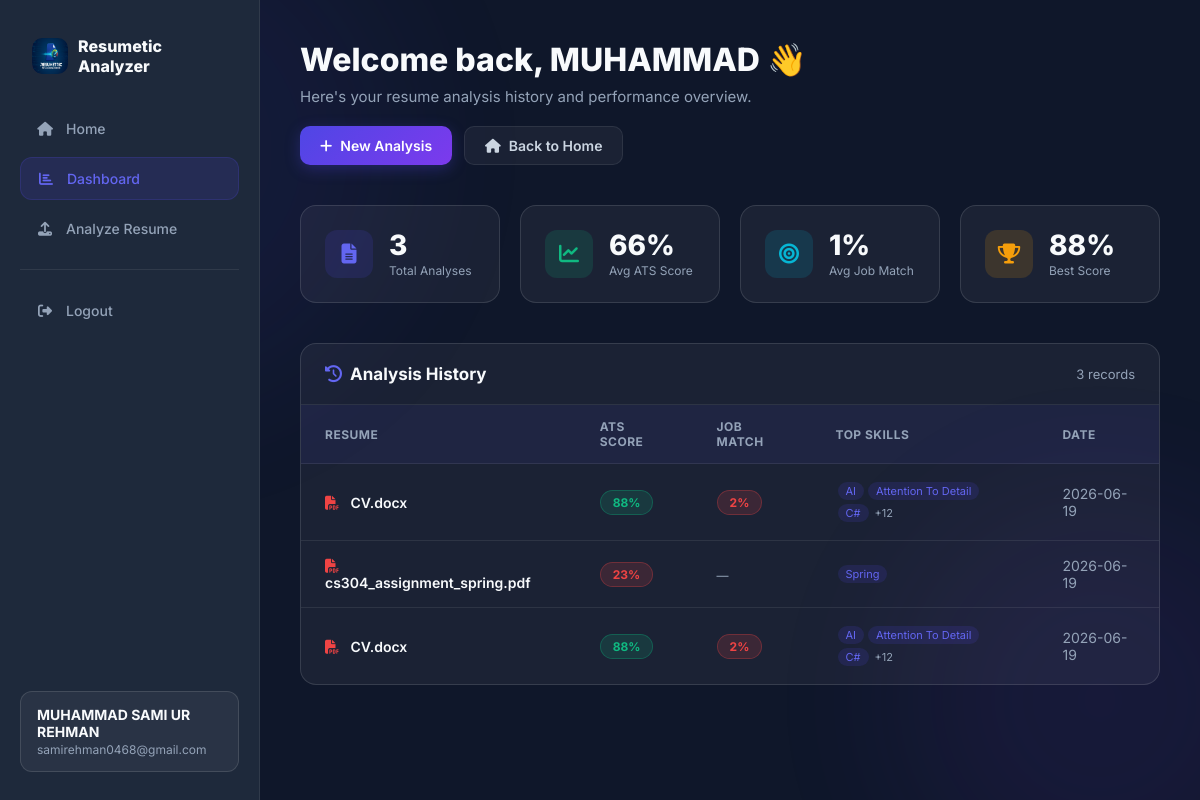
The app's page /dashboard (signed in) with its own data.
### tables this page shows
CREATE TABLE analyses (
        id INTEGER PRIMARY KEY AUTOINCREMENT,
        user_id INTEGER NOT NULL,
        resume_name TEXT,
        ats_score REAL,
        job_match REAL,
        skills_found TEXT,
        missing_skills TEXT,
        suggestions TEXT,
        created_at TIMESTAMP DEFAULT CURRENT_TIMESTAMP,
        FOREIGN KEY (user_id) REFERENCES users(id)
    );

### app.py (the view)
@app.route('/dashboard')
@login_required
def dashboard():
    analyses = get_user_analyses(session['user_id'])
    user = {'name': session.get('user_name'), 'email': session.get('user_email')}
    return render_template('dashboard.html', analyses=analyses, user=user)

### app.py (called while the page is built)
def login_required(f):
    @wraps(f)
    def decorated(*args, **kwargs):
        if 'user_id' not in session:
            return redirect(url_for('login'))
        return f(*args, **kwargs)
    return decorated

@app.before_request
def setup():
    init_db()

### models/database.py (called while the page is built)
def get_db():
    conn = sqlite3.connect(DB_PATH)
    conn.row_factory = sqlite3.Row
    return conn

def init_db():
    conn = get_db()
    c = conn.cursor()
    c.execute('''CREATE TABLE IF NOT EXISTS users (
        id INTEGER PRIMARY KEY AUTOINCREMENT,
        name TEXT NOT NULL,
        email TEXT UNIQUE NOT NULL,
        password TEXT NOT NULL,
        created_at TIMESTAMP DEFAULT CURRENT_TIMESTAMP
    )''')
    c.execute('''CREATE TABLE IF NOT EXISTS analyses (
        id INTEGER PRIMARY KEY AUTOINCREMENT,
        user_id INTEGER NOT NULL,
        resume_name TEXT,
        ats_score REAL,
        job_match REAL,
        skills_found TEXT,
        missing_skills TEXT,
        suggestions TEXT,
        created_at TIMESTAMP DEFAULT CURRENT_TIMESTAMP,
        FOREIGN KEY (user_id) REFERENCES users(id)
    )''')
    conn.commit()
    conn.close()

def get_user_analyses(user_id):
    import json
    conn = get_db()
    c = conn.cursor()
    c.execute('SELECT * FROM analyses WHERE user_id=? ORDER BY created_at DESC', (user_id,))
    rows = c.fetchall()
    conn.close()
    result = []
    for r in rows:
        d = dict(r)
        for k in ['skills_found', 'missing_skills', 'suggestions']:
            try:
                d[k] = json.loads(d[k]) if d[k] else []
            except:
                d[k] = []
        result.append(d)
    return result

### templates/dashboard.html (shortened to what this page needs)
<!DOCTYPE html>
<html lang="en" data-theme="dark">
<head>
<link rel="stylesheet" href="https://cdnjs.cloudflare.com/ajax/libs/font-awesome/6.4.0/css/all.min.css"/>
</head>
<body>
<div class="bg-orbs"><div class="orb orb1"></div><div class="orb orb2"></div></div>
<div class="layout">
  <aside>
    <a href="/" class="sidebar-logo">
      <img src="{{ url_for('static', filename='images/logo1.svg') }}" alt="Logo" class="logo-icon">
      Resumetic Analyzer
    </a>
    <a href="/" class="nav-item"><i class="fas fa-home"></i> Home</a>
    <a href="/dashboard" class="nav-item active"><i class="fas fa-chart-bar"></i> Dashboard</a>
    <a href="/#upload-section" class="nav-item"><i class="fas fa-upload"></i> Analyze Resume</a>
    <div class="sidebar-divider"></div>
    <a href="/logout" class="nav-item"><i class="fas fa-sign-out-alt"></i> Logout</a>
    <div style="flex:1;min-height:20px;"></div>
    <div class="sidebar-user">
      <div class="user-name">{{ user.name }}</div>
      <div class="user-email">{{ user.email }}</div>
    </div>
  </aside>
  <div class="main-content">
    <div class="page-header">
      <h1>Welcome back, {{ user.name.split()[0] }} 👋</h1>
      <p>Here's your resume analysis history and performance overview.</p>
      <div class="header-actions">
        <a href="/#upload-section" class="btn btn-primary"><i class="fas fa-plus"></i> New Analysis</a>
        <a href="/" class="btn btn-ghost"><i class="fas fa-home"></i> Back to Home</a>
      </div>
    </div>
    {% set avg_ats = (analyses | map(attribute='ats_score') | list | sum / analyses|length) if analyses else 0 %}
    {% set avg_match = (analyses | map(attribute='job_match') | list | sum / analyses|length) if analyses else 0 %}
    {% set best = (analyses | map(attribute='ats_score') | list | max) if analyses else 0 %}
    <div class="stats-row">
      <div class="stat-card">
        <div class="stat-icon" style="background:rgba(79,70,229,0.15);color:var(--primary-light)"><i class="fas fa-file-alt"></i></div>
        <div><div class="stat-num">{{ analyses|length }}</div><div class="stat-lbl">Total Analyses</div></div>
      </div>
      <div class="stat-card">
        <div class="stat-icon" style="background:rgba(16,185,129,0.15);color:var(--success)"><i class="fas fa-chart-line"></i></div>
        <div><div class="stat-num">{{ "%.0f"|format(avg_ats) }}%</div><div class="stat-lbl">Avg ATS Score</div></div>
      </div>
      <div class="stat-card">
        <div class="stat-icon" style="background:rgba(6,182,212,0.15);color:var(--accent)"><i class="fas fa-bullseye"></i></div>
        <div><div class="stat-num">{{ "%.0f"|format(avg_match) }}%</div><div class="stat-lbl">Avg Job Match</div></div>
      </div>
      <div class="stat-card">
        <div class="stat-icon" style="background:rgba(245,158,11,0.15);color:var(--warning)"><i class="fas fa-trophy"></i></div>
        <div><div class="stat-num">{{ "%.0f"|format(best) }}%</div><div class="stat-lbl">Best Score</div></div>
      </div>
    </div>
    <div class="section-card">
      <div class="section-card-header">
        <h2><i class="fas fa-history" style="color:var(--primary-light);margin-right:8px;"></i>Analysis History</h2>
        <span style="font-size:13px;color:var(--text3);">{{ analyses|length }} record{{ 's' if analyses|length != 1 }}</span>
      </div>
      {% if analyses %}
      <table>
        <thead>
          <tr>
            <th>Resume</th>
            <th>ATS Score</th>
            <th>Job Match</th>
            <th>Top Skills</th>
            <th>Date</th>
          </tr>
        </thead>
        <tbody>
          {% for a in analyses %}
          <tr>
            <td style="font-weight:600;color:var(--text)">
              <i class="fas fa-file-pdf" style="color:var(--danger);margin-right:8px;"></i>
              {{ a.resume_name or 'Unknown' }}
            </td>
            <td>
              <span class="badge {% if a.ats_score >= 70 %}badge-green{% elif a.ats_score >= 50 %}badge-yellow{% else %}badge-red{% endif %}">
                {{ "%.0f"|format(a.ats_score) }}%
              </span>
            </td>
            <td>
              {% if a.job_match > 0 %}
              <span class="badge {% if a.job_match >= 70 %}badge-green{% elif a.job_match >= 50 %}badge-yellow{% else %}badge-red{% endif %}">
                {{ "%.0f"|format(a.job_match) }}%
              </span>
              {% else %}
              <span style="color:var(--text3);font-size:12px;">—</span>
              {% endif %}
            </td>
            <td>
              {% set skills = a.skills_found[:3] if a.skills_found else [] %}
              {% for s in skills %}<span style="display:inline-block;margin:2px;padding:2px 8px;background:rgba(79,70,229,0.15);border-radius:50px;font-size:11px;color:var(--primary-light);">{{ s }}</span>{% endfor %}
              {% if a.skills_found|length > 3 %}<span style="font-size:11px;color:var(--text3);">+{{ a.skills_found|length - 3 }}</span>{% endif %}
            </td>
            <td style="color:var(--text3);">{{ a.created_at[:10] if a.created_at else '—' }}</td>
          </tr>
          {% endfor %}
        </tbody>
      </table>
      {% endif %}
    </div>
  </div>
</div>
</body>
</html>

### templates/dashboard.html (style rules this page uses)
:root { --primary:#4F46E5;--primary-light:#6366F1;--secondary:#7C3AED;--accent:#06B6D4;--bg:#0F172A;--bg2:#1E293B;--bg3:#334155;--text:#F8FAFC;--text2:#CBD5E1;--text3:#94A3B8;--border:rgba(255,255,255,0.08);--glass:rgba(255,255,255,0.05);--glass-border:rgba(255,255,255,0.12);--success:#10B981;--warning:#F59E0B;--danger:#EF4444;--radius:16px;--transition:0.3s cubic-bezier(0.4,0,0.2,1); }
* { margin:0;padding:0;box-sizing:border-box; }
body { font-family:'Inter',sans-serif;background:var(--bg);color:var(--text);min-height:100vh; }
.bg-orbs { position:fixed;inset:0;pointer-events:none;z-index:0;overflow:hidden; }
.orb { position:absolute;border-radius:50%;filter:blur(80px);opacity:0.08; }
.orb2 { width:400px;height:400px;background:var(--secondary);bottom:-100px;right:-100px; }
.layout { display:flex;min-height:100vh;position:relative;z-index:1; }
aside { width:260px;background:var(--bg2);border-right:1px solid var(--border);padding:28px 20px;display:flex;flex-direction:column;gap:8px;position:fixed;height:100vh;overflow-y:auto; }
.sidebar-logo { display:flex;align-items:center;gap:10px;font-size:16px;font-weight:800;padding:8px 12px;margin-bottom:16px;text-decoration:none;color:var(--text); }
.sidebar-logo .logo-icon { width:36px;height:36px;background:transparent;border-radius:10px;display:block;object-fit:contain; }
.nav-item { display:flex;align-items:center;gap:12px;padding:12px 16px;border-radius:12px;font-size:14px;font-weight:500;color:var(--text3);text-decoration:none;transition:all var(--transition);cursor:pointer;border:none;background:transparent;width:100%;text-align:left;font-family:'Inter',sans-serif; }
.nav-item.active { background:rgba(79,70,229,0.15);color:var(--primary-light);border:1px solid rgba(79,70,229,0.2); }
.nav-item i { width:18px;text-align:center; }
.sidebar-divider { height:1px;background:var(--border);margin:12px 0; }
.sidebar-user { background:var(--glass);border:1px solid var(--glass-border);border-radius:12px;padding:14px 16px;margin-top:auto; }
.user-name { font-size:14px;font-weight:700;color:var(--text); }
.user-email { font-size:12px;color:var(--text3);margin-top:2px; }
.main-content { flex:1;margin-left:260px;padding:40px; }
.page-header { margin-bottom:40px; }
.page-header h1 { font-size:32px;font-weight:800;margin-bottom:8px; }
.page-header p { font-size:15px;color:var(--text3); }
.header-actions { display:flex;gap:12px;margin-top:20px; }
.btn { display:inline-flex;align-items:center;gap:8px;padding:10px 20px;border-radius:10px;font-size:14px;font-weight:600;cursor:pointer;transition:all var(--transition);border:none;font-family:'Inter',sans-serif;text-decoration:none; }
.btn-primary { background:linear-gradient(135deg,var(--primary),var(--secondary));color:#fff;box-shadow:0 4px 15px rgba(79,70,229,0.3); }
.btn-ghost { background:var(--glass);color:var(--text2);border:1px solid var(--border); }
.stats-row { display:grid;grid-template-columns:repeat(auto-fit,minmax(200px,1fr));gap:20px;margin-bottom:40px; }
.stat-card { background:var(--glass);border:1px solid var(--glass-border);border-radius:var(--radius);padding:24px;display:flex;align-items:center;gap:16px; }
.stat-icon { width:48px;height:48px;border-radius:12px;display:flex;align-items:center;justify-content:center;font-size:20px;flex-shrink:0; }
.stat-num { font-size:28px;font-weight:800;line-height:1; }
.stat-lbl { font-size:12px;color:var(--text3);margin-top:4px; }
.section-card { background:var(--glass);border:1px solid var(--glass-border);border-radius:var(--radius);overflow:hidden; }
.section-card-header { padding:20px 24px;border-bottom:1px solid var(--border);display:flex;align-items:center;justify-content:space-between; }
.section-card-header h2 { font-size:17px;font-weight:700; }
table { width:100%;border-collapse:collapse; }
thead { background:rgba(79,70,229,0.08); }
th { padding:14px 24px;text-align:left;font-size:12px;font-weight:700;color:var(--text3);text-transform:uppercase;letter-spacing:0.5px; }
td { padding:16px 24px;font-size:14px;color:var(--text2);border-top:1px solid var(--border); }
.badge { display:inline-flex;align-items:center;padding:4px 12px;border-radius:50px;font-size:12px;font-weight:700; }
.badge-green { background:rgba(16,185,129,0.15);color:var(--success);border:1px solid rgba(16,185,129,0.3); }
.badge-red { background:rgba(239,68,68,0.15);color:var(--danger);border:1px solid rgba(239,68,68,0.3); }

### records on screen
analyses: ats_score "88", resume_name "CV.docx", job_match "2", skills "AI" "Attention To Detail" "C#", skills_found|length "12", created_at "2026-06-19"
analyses: resume_name "cs304_assignment_spring.pdf", ats_score "23", skills "Spring", created_at "2026-06-19"
analyses: resume_name "CV.docx", ats_score "88", job_match "2", skills "AI" "Attention To Detail" "C#", skills_found|length "12", created_at "2026-06-19"

### other values on screen
{{ user.name }} "MUHAMMAD SAMI UR REHMAN"
{{ user.email }} "samirehman0468@gmail.com"
{{ user.name.split()[0] }} "MUHAMMAD"
{{ analyses|length }} "3"
{{ "%.0f"|format(avg_ats) }} "66"
{{ "%.0f"|format(avg_match) }} "1"
{{ 's' if analyses|length != 1 }} "s"
